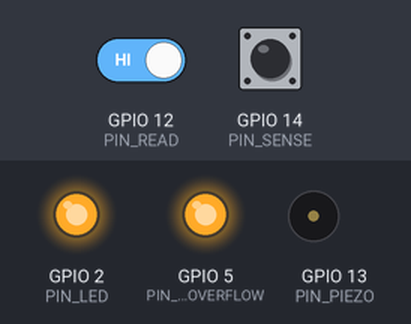
Bench run of a sketch on a simulated ESP8266 (Wemos D1 mini). Shown: output pins drawn as LEDs (lit = HIGH), buzzer (waves = sounding, pin HIGH). Dashed ring = blinking. The test bench sets the inputs (shaded band); at power-on: GPIO 14 (PIN_SENSE) HIGH, GPIO 12 (PIN_READ) HIGH. What the sketch prints to the serial monitor is not drawn.

Above: at 1.2 s.
1.3 s: GPIO 14 (PIN_SENSE) driven LOW
At 2.4 s:
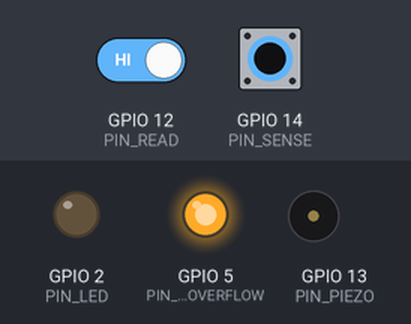
2.8 s: GPIO 12 (PIN_READ) driven LOW
At 3.6 s:
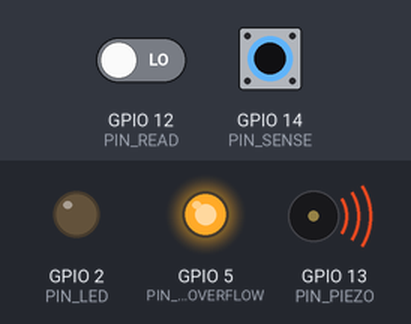
4.3 s: GPIO 14 (PIN_SENSE) driven HIGH
At 4.7 s:
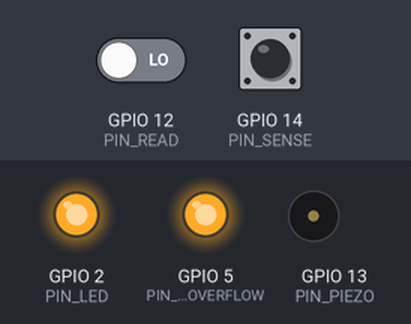
5.8 s: GPIO 14 (PIN_SENSE) pulsed LOW 2 times (0.12 s each, 0.3 s apart)
At 6.01 s:
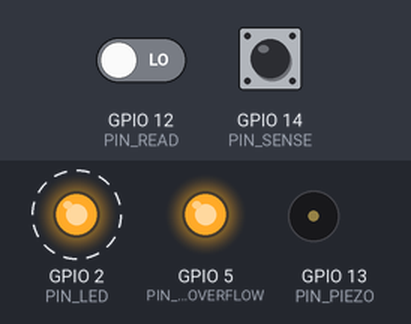
7.9 s: GPIO 14 (PIN_SENSE) pulsed LOW 5 times (0.12 s each, 0.3 s apart)
At 10.4 s:
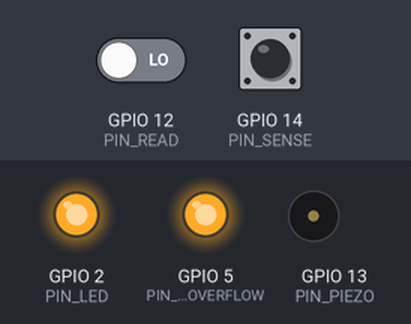
Timing chart, 0 to 11.9 s (numbered marks = the images above; inputs shaded):
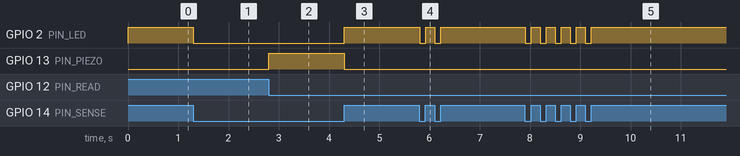

The sketch:

tapeosaurus.ino
```cpp
/*
 * Tapeosaurus — Wemos D1 Mini (ESP8266)
 * Commodore 16 / Plus/4 TAP capture
 * Works with tapeosaurus.py at 250000 baud.
 *
 * Pin mapping:
 *   D6 / GPIO12 → READ  from Datasette  (via 10k/20k divider → 3.3V)
 *   D5 / GPIO14 → SENSE from Datasette  (INPUT_PULLUP, switch to GND)
 *   D4 / GPIO2  → Onboard LED           (active LOW: ON while recording)
 *   D7 / GPIO13 → Passive piezo speaker (optional, safe output pin)
 *   D1 / GPIO5  → Overflow LED
 *
 * Edge mode is set at runtime via host command from tapeosaurus.py.
 * Default is FALLING (standard C16 tape).
 * Send 0xFF 0xFF 0xFF 0x11 (HOST_CMD_CHANGE)  → Novaload / turbo loaders.
 * Send 0xFF 0xFF 0xFF 0x10 (HOST_CMD_FALLING) → standard tape (default).
 * The device ACKs with 0x00 0x00 0x00 0x04 (CMD_EDGE_ACK).
 *
 * Data frame (device → host):  b0 b1 b2 (b0^b1^b2)
 * Control frame (device → host): 0x00 0x00 0x00 <cmd>
 * Command frame (host → device): 0xFF 0xFF 0xFF <cmd>
 */

#include <Arduino.h>
#include <ESP8266WiFi.h>

// Set to 1 to capture without waiting for PLAY — useful for isolating
// READ wiring issues when SENSE detection is suspected
#define CAPTURE_WITHOUT_SENSE  0

#define PIN_READ         12    // D6
#define PIN_SENSE        14    // D5
#define PIN_LED           2    // D4
#define PIN_PIEZO        13    // D7 — Safe output, not a bootstrap pin
#define PIN_LED_OVERFLOW  5    // D1

#define PIEZO_BIT  (1u << PIN_PIEZO)
#define PIEZO_TOGGLE() do { \
    if (GPO & PIEZO_BIT) GPOC = PIEZO_BIT; \
    else                 GPOS = PIEZO_BIT; \
} while (0)
#define PIEZO_OFF() (GPOC = PIEZO_BIT)

#define CLOCK_SCALE 40
#define BUF_SIZE 4096
#define BUF_MASK (BUF_SIZE - 1)

volatile uint32_t ring[BUF_SIZE];
volatile uint16_t r_head = 0;
volatile uint16_t r_tail = 0;

volatile uint32_t last_cycle = 0;
volatile bool capturing = false;
volatile bool overflow_flag = false;

#define DEBOUNCE_MS 60
static bool sense_prev = HIGH;
static unsigned long sense_ms = 0;

// ---------------------------------------------------------------------------
// Device → Host control commands
// ---------------------------------------------------------------------------
#define CMD_PLAY_PRESSED   0x01
#define CMD_PLAY_RELEASED  0x02
#define CMD_OVERFLOW       0x03
#define CMD_EDGE_ACK       0x04   // Sent after an edge-mode change is applied

// ---------------------------------------------------------------------------
// Host → Device command frame: 0xFF 0xFF 0xFF <cmd>
// ---------------------------------------------------------------------------
#define HOST_CMD_FALLING   0x10   // Switch ISR to FALLING (standard tape)
#define HOST_CMD_CHANGE    0x11   // Switch ISR to CHANGE  (Novaload / turbo)

// ---------------------------------------------------------------------------
// Runtime edge mode — default FALLING, changed by host command
// ---------------------------------------------------------------------------
static uint8_t current_edge_mode = FALLING;

// ---------------------------------------------------------------------------
// ISR
// ---------------------------------------------------------------------------
void IRAM_ATTR onReadISR() {
    uint32_t now = ESP.getCycleCount();

#if CAPTURE_WITHOUT_SENSE
    bool active = true;
#else
    bool active = capturing;
#endif

    if (active) PIEZO_TOGGLE();

    if (!active) {
        last_cycle = now;
        return;
    }

    if (last_cycle != 0) {
        uint32_t ticks = (now - last_cycle) / CLOCK_SCALE;
        if (ticks == 0) ticks = 1;
        if (ticks > 0x00FFFFFFul) ticks = 0x00FFFFFFul;

        uint16_t next = (r_head + 1) & BUF_MASK;
        if (next == r_tail) {
            overflow_flag = true;
        } else {
            ring[r_head] = ticks;
            r_head = next;
        }
    }

    last_cycle = now;
}

// ---------------------------------------------------------------------------
// Helpers
// ---------------------------------------------------------------------------
static void send_control(uint8_t cmd) {
    uint8_t ctrl[4] = {0x00, 0x00, 0x00, cmd};
    Serial.write(ctrl, 4);
}

static void set_edge_mode(uint8_t mode) {
    // Re-attaching the interrupt while capturing is valid but unusual;
    // typically Python sends this command before pressing PLAY.
    detachInterrupt(digitalPinToInterrupt(PIN_READ));
    current_edge_mode = mode;
    attachInterrupt(digitalPinToInterrupt(PIN_READ), onReadISR, mode);
}

// ---------------------------------------------------------------------------
// Parse one 4-byte host-command frame from Serial (non-blocking)
// ---------------------------------------------------------------------------
static void handle_host_commands() {
    // Each host frame is exactly 4 bytes: 0xFF 0xFF 0xFF <cmd>
    // We only enter when enough bytes are waiting to avoid any blocking read.
    while (Serial.available() >= 4) {
        uint8_t buf[4];
        Serial.readBytes(buf, 4);

        if (buf[0] == 0xFF && buf[1] == 0xFF && buf[2] == 0xFF) {
            switch (buf[3]) {
                case HOST_CMD_FALLING:
                    set_edge_mode(FALLING);
                    send_control(CMD_EDGE_ACK);
                    break;
                case HOST_CMD_CHANGE:
                    set_edge_mode(CHANGE);
                    send_control(CMD_EDGE_ACK);
                    break;
                default:
                    // Unknown command — ignore silently
                    break;
            }
        }
        // Non-matching frames (e.g. noise) are discarded; we've already
        // consumed the 4 bytes so the stream stays aligned.
    }
}

// ---------------------------------------------------------------------------
// Setup / loop
// ---------------------------------------------------------------------------
void setup() {
    WiFi.persistent(false);
    WiFi.mode(WIFI_OFF);
    WiFi.forceSleepBegin();
    delay(1);

    Serial.begin(250000);

    pinMode(PIN_PIEZO, OUTPUT);
    PIEZO_OFF();

    pinMode(PIN_LED_OVERFLOW, OUTPUT);
    digitalWrite(PIN_LED_OVERFLOW, HIGH);

    pinMode(PIN_LED, OUTPUT);
    digitalWrite(PIN_LED, HIGH);

    pinMode(PIN_READ, INPUT);
    pinMode(PIN_SENSE, INPUT_PULLUP);

    sense_prev = digitalRead(PIN_SENSE);

    // Attach with the default edge mode (FALLING).
    // Python will send HOST_CMD_CHANGE before capture starts if needed.
    attachInterrupt(digitalPinToInterrupt(PIN_READ), onReadISR, current_edge_mode);
}

void loop() {
    // -----------------------------------------------------------------------
    // 1. Process any host commands arriving over Serial
    // -----------------------------------------------------------------------
    handle_host_commands();

    // -----------------------------------------------------------------------
    // 2. SENSE debounce → start / stop capture
    // -----------------------------------------------------------------------
    unsigned long now_ms = millis();
    bool sense_now = digitalRead(PIN_SENSE);

    if (sense_now != sense_prev && (now_ms - sense_ms) >= DEBOUNCE_MS) {
        sense_prev = sense_now;
        sense_ms   = now_ms;

        if (sense_now == LOW) {
            last_cycle = 0;
            r_head = r_tail = 0;
            capturing = true;
            digitalWrite(PIN_LED, LOW);
            send_control(CMD_PLAY_PRESSED);
        } else {
            capturing = false;
            PIEZO_OFF();
            digitalWrite(PIN_LED, HIGH);
            send_control(CMD_PLAY_RELEASED);
        }
    }

    // -----------------------------------------------------------------------
    // 3. Dequeue ring-buffer frames → Serial (4-byte batches)
    // -----------------------------------------------------------------------
    while (r_tail != r_head) {
        uint32_t ticks;
        // Briefly disable interrupts to avoid torn index / partial reads
        noInterrupts();
        ticks  = ring[r_tail];
        r_tail = (r_tail + 1) & BUF_MASK;
        interrupts();

        uint8_t b0 =  ticks        & 0xFF;
        uint8_t b1 = (ticks >>  8) & 0xFF;
        uint8_t b2 = (ticks >> 16) & 0xFF;
        uint8_t out[4] = { b0, b1, b2, (uint8_t)(b0 ^ b1 ^ b2) };

        Serial.write(out, 4);
    }

    // -----------------------------------------------------------------------
    // 4. Overflow notification
    // -----------------------------------------------------------------------
    if (overflow_flag) {
        overflow_flag = false;
        digitalWrite(PIN_LED_OVERFLOW, LOW);
        send_control(CMD_OVERFLOW);
    }

    yield();
}
```

Measured:
- after the input at 1.3 s, GPIO 2 (PIN_LED): HIGH → LOW at once
- after the input at 2.8 s, GPIO 13 (PIN_PIEZO): LOW → HIGH at once
- after the input at 4.3 s, GPIO 2 (PIN_LED): LOW → HIGH at once; GPIO 13 (PIN_PIEZO): HIGH → LOW at once
- after the input at 5.8 s, GPIO 2 (PIN_LED): alternates HIGH for 0.18 s and LOW for 0.12 s, 4 changes in all, then stays HIGH, starting at once
- after the input at 7.9 s, GPIO 2 (PIN_LED): alternates HIGH for 0.18 s and LOW for 0.12 s, 10 changes in all, then stays HIGH, starting at once
